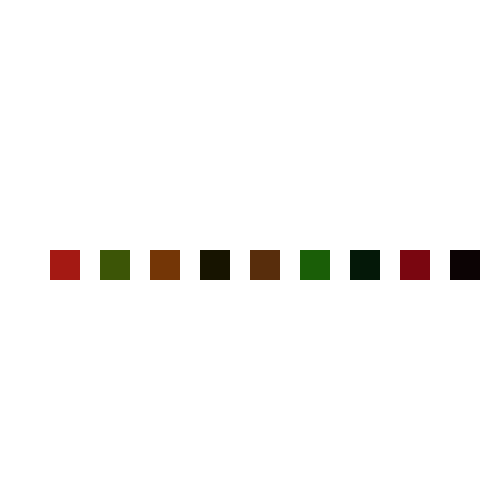
Frame 1 (no input)
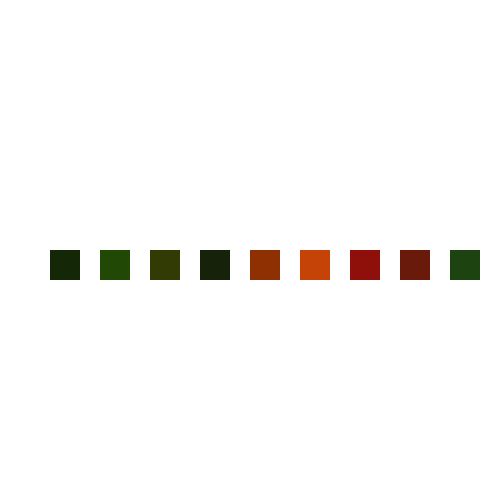
Frame 60 (the mouse pressed at the canvas centre just before this capture)
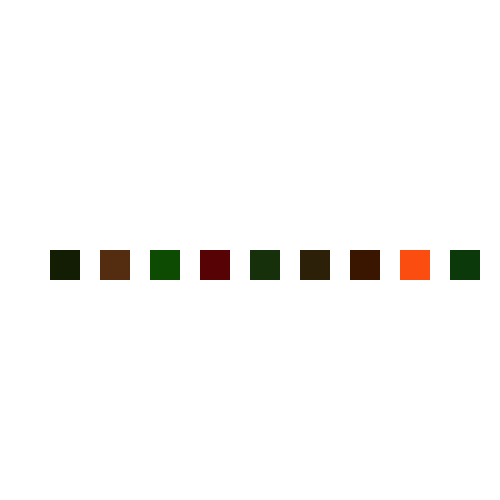
Frame 120 (the mouse held since frame 60 and released just before this capture)

The Processing sketch that drew these frames (run headless with seeded random() and noise(); from frame 60 on, the mouse is pressed at the canvas centre):

// Processing sketch: processing_58676
// ── processing_58676.pde

void setup(){ //inicio do Set up da composição

size(500,500); //definição do tamanho da composição
background(255); //definição da cor de fundo
smooth(); //serve para suavisar os elementos da composição
noStroke(); //determina que os elementos da composição não terão contorno

}

void draw(){ //inicio da criação dos elementos da composição
  
  for (int i = 1; i < 11; i = i+1) { //determina a sequência de repetições
      
  //criação de uma variável para a cor
  
  float r = random (255); //determina um valor para a escala de vermelhos que vai de 0 a 255
  float g = random (0,100); //determina um valor para a escala de verdes que vai de 0 a 255
  float b = random (0,20); //determina um valor para a escala de azuis que vai de 0 a 255
  
    //criação dos quadrados
    
    fill (r,g,b); //atribuição de cor aos circulos recorrendo às variáveis anteriores
    rect( i * 50 , height/2, 30,30); //coordenadas dos quadrados. estes encontram-se sempre na mesma coordenada de Y, neste caso, no centro da composição
      
    }
    
}
